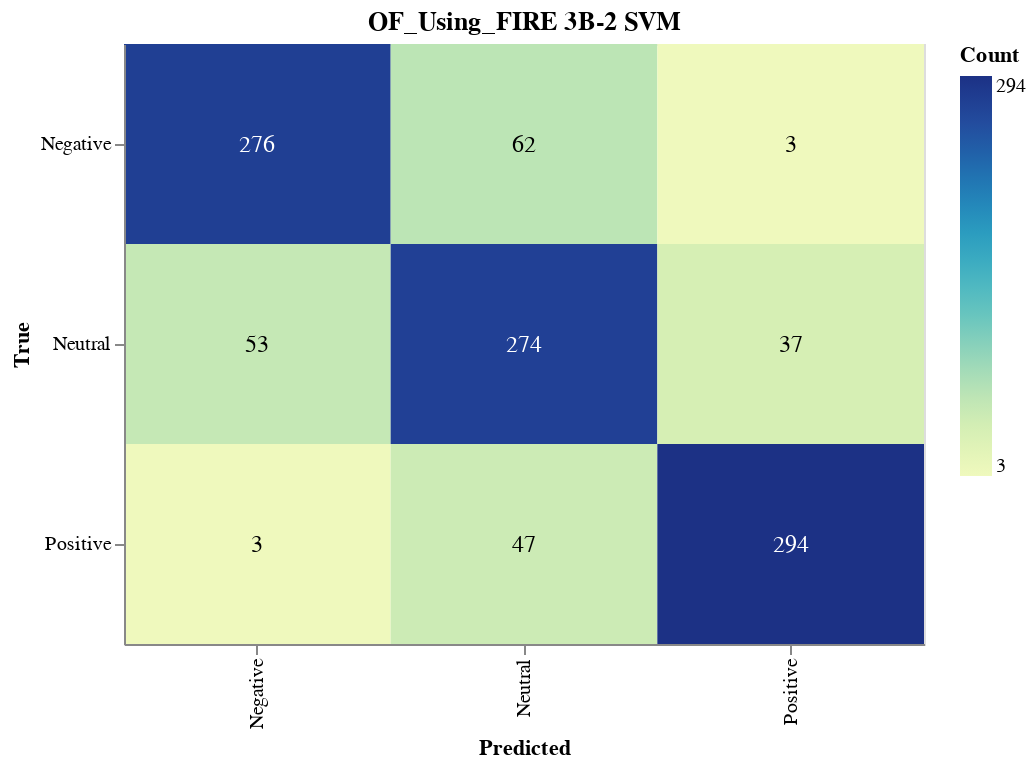

The cell this chart's notebook holds for it:
### Markdown cell above
#### Save Confusion Matrix

### Code cell
import altair as alt
import pandas as pd
from sklearn.metrics import confusion_matrix

# Calculate the confusion matrix
cm = confusion_matrix(true_labels, svm_validation_predictions)

# Define class names
class_names = ['Negative', 'Neutral', 'Positive']

# Convert confusion matrix to DataFrame
cm_df = pd.DataFrame(cm, index=class_names, columns=class_names).reset_index().melt(id_vars='index')
cm_df.columns = ['True', 'Predicted', 'Count']

# Ensure the order of categories
cm_df['True'] = pd.Categorical(cm_df['True'], categories=class_names, ordered=True)
cm_df['Predicted'] = pd.Categorical(cm_df['Predicted'], categories=class_names, ordered=True)

# Create the Altair plot
heatmap = alt.Chart(cm_df).mark_rect().encode(
    x=alt.X('Predicted:O', sort=class_names),
    y=alt.Y('True:O', sort=class_names),
    color='Count:Q',
    tooltip=['True', 'Predicted', 'Count']
).properties(
    width=400,
    height=300,
    title='OF_Using_FIRE 3B-2 SVM'
)

# Add text labels
text = heatmap.mark_text(
    align='center',
    baseline='middle',
    fontSize=12
).encode(
    text='Count:Q',
    color=alt.condition(
        alt.datum.Count > cm.max() / 2,
        alt.value('white'),
        alt.value('black')
    )
)

# Combine heatmap and text
final_chart = heatmap + text

# Display the plot
final_chart.show()

### Figure 1 — Vega-Lite specification as saved in the notebook (floating-point values rounded to 4 significant figures)
{"config": {"view": {"continuousWidth": 300, "continuousHeight": 300}}, "layer": [{"mark": {"type": "rect"}, "encoding": {"color": {"field": "Count", "type": "quantitative"}, "tooltip": [{"field": "True", "type": "ordinal"}, {"field": "Predicted", "type": "ordinal"}, {"field": "Count", "type": "quantitative"}], "x": {"field": "Predicted", "sort": ["Negative", "Neutral", "Positive"], "type": "ordinal"}, "y": {"field": "True", "sort": ["Negative", "Neutral", "Positive"], "type": "ordinal"}}, "title": "OF_Using_FIRE 3B-2 SVM"}, {"mark": {"type": "text", "align": "center", "baseline": "middle", "fontSize": 12}, "encoding": {"color": {"condition": {"test": "(datum.Count > 147.0)", "value": "white"}, "value": "black"}, "text": {"field": "Count", "type": "quantitative"}, "tooltip": [{"field": "True", "type": "ordinal"}, {"field": "Predicted", "type": "ordinal"}, {"field": "Count", "type": "quantitative"}], "x": {"field": "Predicted", "sort": ["Negative", "Neutral", "Positive"], "type": "ordinal"}, "y": {"field": "True", "sort": ["Negative", "Neutral", "Positive"], "type": "ordinal"}}, "title": "OF_Using_FIRE 3B-2 SVM"}], "data": {"name": "data-7a5e23e2e16bc4814ead75119200a261"}, "height": 300, "width": 400, "$schema": "https://vega.github.io/schema/vega-lite/v5.17.0.json", "datasets": {"data-7a5e23e2e16bc4814ead75119200a261": [{"True": "Negative", "Predicted": "Negative", "Count": 276}, {"True": "Neutral", "Predicted": "Negative", "Count": 53}, {"True": "Positive", "Predicted": "Negative", "Count": 3}, {"True": "Negative", "Predicted": "Neutral", "Count": 62}, {"True": "Neutral", "Predicted": "Neutral", "Count": 274}, {"True": "Positive", "Predicted": "Neutral", "Count": 47}, {"True": "Negative", "Predicted": "Positive", "Count": 3}, {"True": "Neutral", "Predicted": "Positive", "Count": 37}, {"True": "Positive", "Predicted": "Positive", "Count": 294}]}}
